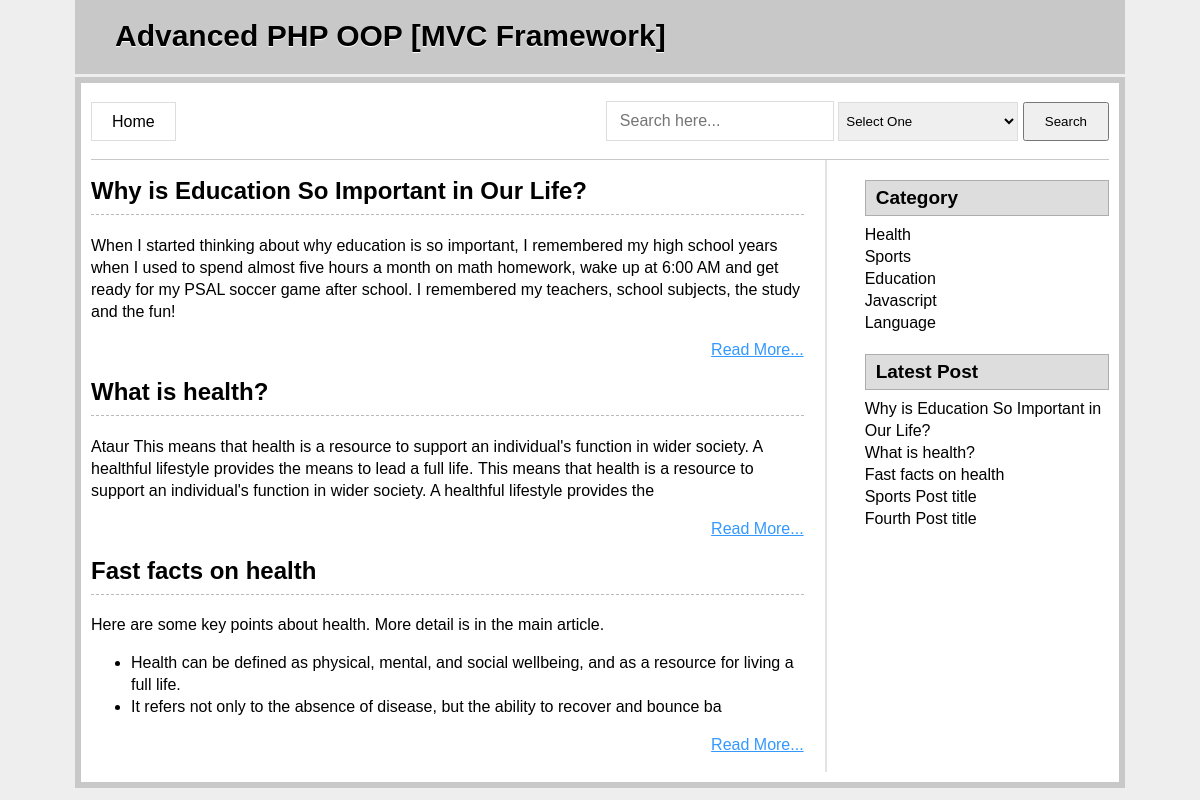
The page / on the database its author committed.
### tables this page shows
CREATE TABLE IF NOT EXISTS `post` (
`id` int(11) NOT NULL,
  `title` varchar(100) NOT NULL,
  `content` text NOT NULL,
  `cat` int(11) NOT NULL
);

CREATE TABLE IF NOT EXISTS `category` (
`id` int(11) NOT NULL,
  `name` varchar(50) NOT NULL,
  `title` varchar(50) NOT NULL
);

### system/libs/Load.php (called while the page is built, shortened)
<?php
class Load{
	public function view($fileName, $data = false){
		include "app/views/".$fileName.".php";
	}
	public function model($modelName){
		return new $modelName();
	}
}
?>

### app/controllers/Index.php (called while the page is built, shortened)
<?php
class Index extends AController{
	public function Index(){
		$this->home();
	}
	public function home(){
		$data 	  = array();
		$table    = "post";
		$tableCat = 'category';
		$this->load->view("header");
		$catModel = $this->load->model("CatModel");
		$data['catlist'] = $catModel->catList($tableCat);
		$this->load->view("search", $data);
		$postModel = $this->load->model("PostModel");
		$data['allpost'] = $postModel->getAllPost($table);
		$this->load->view("content", $data);
		$data['latestpost'] = $postModel->getLatestPost($table);
		$this->load->view("sidebar", $data);
	}
}
?>

### index.php (called while the page is built, shortened)
<?php
	$main = new Main();
?>

### system/libs/Database.php (called while the page is built, shortened)
<?php
class Database extends PDO{
	public function select($sql, $data = array(), $fetchStyle = PDO::FETCH_ASSOC){
		$stmt = $this->prepare($sql);
		$stmt->execute();
		return $stmt->fetchAll();
	}
}
?>

### app/models/PostModel.php (called while the page is built, shortened)
<?php
class PostModel extends AModel{
	public function getAllPost($table){
		$sql  = "SELECT * FROM $table ORDER BY id DESC LIMIT 3";
		return $this->db->select($sql);
	}
	public function getLatestPost($table){
		$sql  = "SELECT * FROM $table ORDER BY id DESC LIMIT 5";
		return $this->db->select($sql);
	}
}
?>

### system/libs/AController.php (called while the page is built, shortened)
<?php
class AController {
	public function __construct(){
		$this->load = new Load();
	}
}
?>

### system/libs/AModel.php (called while the page is built, shortened)
<?php
class AModel{
	public function __construct(){
		$dsn  = 'mysql:dbname=db_mvc; host=localhost';
		$user = 'root';
		$pass = '';
		$this->db = new Database($dsn, $user, $pass);
	}
}
?>

### app/models/CatModel.php (called while the page is built, shortened)
<?php
class CatModel extends AModel{
	public function catList($table){
		$sql  = "SELECT * FROM $table";
		return $this->db->select($sql);
	}
}
?>

### app/views/content.php (the view)
<article class="postcontent">
<?php
	foreach ($allpost as $key => $value) {
?>
	<div class="post">
		<h2><a href="<?php echo BASE_URL;?>/Index/postDetails/<?php echo $value['id'];?>"><?php echo $value['title'];?></a></h2>
		<p>
		<?php
			$text = $value['content'];
			if (strlen($text) > 300) {
				echo $text = substr($text, 0,300);
			}
		?>
		</p>
		<div class="readmore"><a href="<?php echo BASE_URL;?>/Index/postDetails/<?php echo $value['id'];?>">Read More...</a></div>
	</div>
<?php } ?>
</article>

### system/libs/Main.php (shortened to what this page needs)
<?php
class Main{
	public $url;
	public $methodName     = "Index";
	public $controller;
	public function __construct(){
		$this->callMethod();
	}
	public function getUrl(){
		$this->url = isset($_GET['url'])?$_GET['url']: NULL;
	}
	public function loadController(){
		if (!isset($this->url['0'])) {
			$this->controller = new $this->controllerName();
		}
	}
	public function callMethod(){
		if (isset($this->url[2])) {
			$this->methodName = $this->url[1];
			if (method_exists($this->controller, $this->methodName)) {
				$this->controller->{$this->methodName}($this->url[2]);
			}else{
				header("Location: ".BASE_URL."/Index");
			}
		}else{
			if (isset($this->url[1])) {
				$this->methodName = $this->url[1];
				if (method_exists($this->controller, $this->methodName)) {
					$this->controller->{$this->methodName}();
				}else{
					header("Location: ".BASE_URL."/Index");
				}
			}else{
				if (method_exists($this->controller, $this->methodName)) {
					$this->controller->{$this->methodName}();
				}else{
					header("Location: ".BASE_URL."/Index");
				}
			}
		}
	}
}
?>

### app/views/header.php (shortened to what this page needs)
<!DOCTYPE HTML>
<html>
<head>
</head>
<body>
  <header class="headeroption">
    <h2>Advanced PHP OOP [MVC Framework]</h2>
  </header>
  <div class="content">

### app/views/search.php (shortened to what this page needs)
<div class="searchoption">
	<div class="menu">
		<a href="<?php echo BASE_URL;?>">Home</a>
	</div>
	<div class="search">
		<form action="<?php echo BASE_URL;?>/Index/search" method="post">
			<input type="text" name="keyword" placeholder="Search here...">
			<select class="catsearch" name="cat">
				<option>Select One</option>
			</select>
			<button class="submitbtn" type="submit">Search</button>
		</form>
	</div>
</div>

### app/views/sidebar.php
<aside class="sidebar">
	<div class="widget">
		<h2>Category</h2>
		<ul>
			<?php
				foreach ($catlist as $key => $value) {
			?>
			<li><a href="<?php echo BASE_URL;?>/Index/postByCat/<?php echo $value['id'];?>"><?php echo $value['name'];?></a></li>
			<?php } ?>
		</ul>
	</div>
	<div class="widget">
		<h2>Latest Post</h2>
		<ul>
			<?php
				foreach ($latestpost as $key => $value) {
			?>
			<li><a href="<?php echo BASE_URL;?>/Index/postDetails/<?php echo $value['id'];?>"><?php echo $value['title'];?></a></li>
			<?php } ?>
		</ul>
	</div>
</aside>

### app/views/header.php (style rules this page uses)
body { font-family: arial;font-size: 15px;line-height: 18px;margin: 0 auto;width: 1050px;background:#EEEEEE }
a { color:#3399FF; }
.headeroption { background: #c8c8c8;height: 74px;overflow: hidden;padding-left: 40px; }
.headeroption h2 { color: #000;font-size: 30px;padding-top: 2px;text-shadow: 0 1px 1px #fff; }
.content { background: #fff;border: 6px solid #c8c8c8;font-size: 16px;line-height: 22px;margin-bottom: 3px;margin-top: 3px;min-height: 380px;overflow: hidden;padding: 10px; }
article.postcontent { float: left;width: 70%;border-right: 2px solid #e3e3e3; padding: 0 21px 0 0; }
aside.sidebar { float: right; width: 24%; }
.readmore { text-align: right; }
.widget ul li a { text-decoration: none;color: #000; }
.post h2 a { text-decoration: none;color: #000; }
article.postcontent .post h2 { border-bottom: 1px dashed #bababa;padding: 0 0 12px; }
.widget ul { margin:0px; padding: 0px; }
.widget ul li { list-style: none; }
.widget h2 { margin: 20px 0 8px;border: 1px solid #adadad;padding: 6px 10px;font-size: 19px;background: #ddd; }
.menu { float: left; margin: 10px 0 0; }
.search { float: right; }
.searchoption { border-bottom: 1px solid #c8c8c8;padding: 8px 0 18px; }
input[type="text"], input[type="password"] { border:1px solid #ddd;margin-bottom:5px;padding:5px;width:228px;font-size:16px }
select.catsearch { padding: 10px 3px;border: 1px solid #ddd;width: 180px; }
button.submitbtn { padding: 10px 20px; }
.menu a { text-decoration: none;border: 1px solid #ddd;padding: 10px 20px;color: #000; }
.search input[type="text"] { width: 200px;padding: 10px 13px;margin: 0; }

### rows shown on the page
post: title "Why is Education So Important in Our Life?", content "When I started thinking about why education is so important, I remembered my high school years when I used to spend almost five hours a month on math homework, wake up at 6:00 AM and get ready for my PSAL soccer game after school. I remembered my teachers, school subjects, the study and the fun!"
post: title "What is health?", content "Ataur This means that health is a resource to support an individual's function in wider society. A healthful lifestyle provides the means to lead a full life. This means that health is a resource to support an individual's function in wider society. A healthful lifestyle provides the"
post: title "Fast facts on health", content "Here are some key points about health. More detail is in the main article. Health can be defined as physical, mental, and social wellbeing, and as a resource for living a full life. It refers not only to the absence of disease, but the ability to recover and bounce ba"
category: name "Health"
category: name "Sports"
category: name "Education"
category: name "Javascript"
category: name "Language"
post: title "Sports Post title"
post: title "Fourth Post title"
